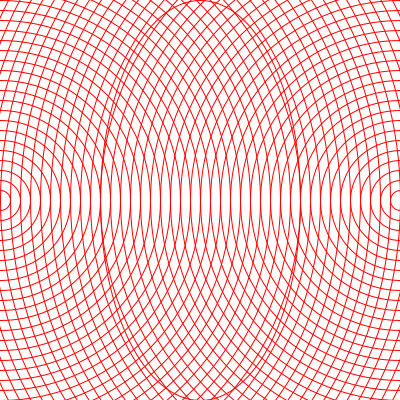
Frame 1 (no input)
Frame 60 (the mouse pressed at the canvas centre just before this capture): identical to frame 1, image omitted
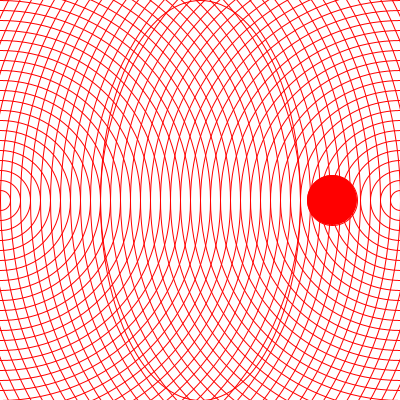
Frame 120 (the mouse held since frame 60 and released just before this capture)

The Processing sketch that drew these frames (run headless with seeded random() and noise(); from frame 60 on, the mouse is pressed at the canvas centre):

// Processing sketch: processing_105266
// ── processing_105266.pde

int x=0;
int y=0;
int i=1;
int i1=1;
int speed=0;
int speedy=0;


void setup()
{size(400,400);}

void draw(){
  background(255,255,255);
  stroke(255,0,0);
  x=x+speed;
  speed=speed+1;
  y=y+speedy;
  noFill();
  for(int i=0; i<60; i++)
  ellipse(400,height/2,i*20,i*20);
  for(int i1=0; i1<60; i1++)
  ellipse(0,height/2,i1*20,i1*20);
  ellipse(width/2,height/2,200,400);
  
    
  if((x>width)||(x<0)){speed=speed*-1;}
  if(mousePressed==true){
  fill(255,0,0);
  ellipse(x,200,50,50);}
  
}
